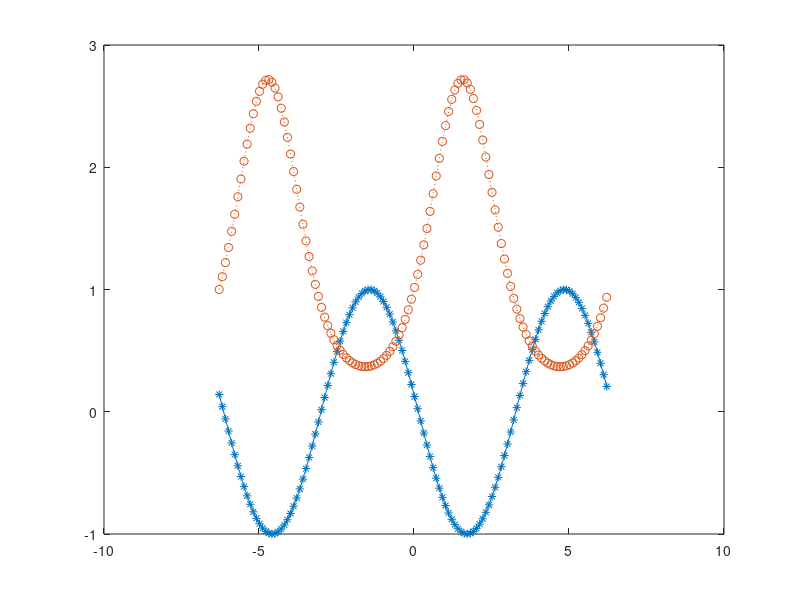

MATLAB code to generate this figure:
x = -2 * pi:0.1:2 * pi;
y1 = sin(x + 3);
y2 = exp(sin(x));
plot(x, y1, '-*', x, y2, ':o')  %'-'表示实线，'*'表示以*标注；'：'表示点线，'o'表示用圆圈标出数据点
